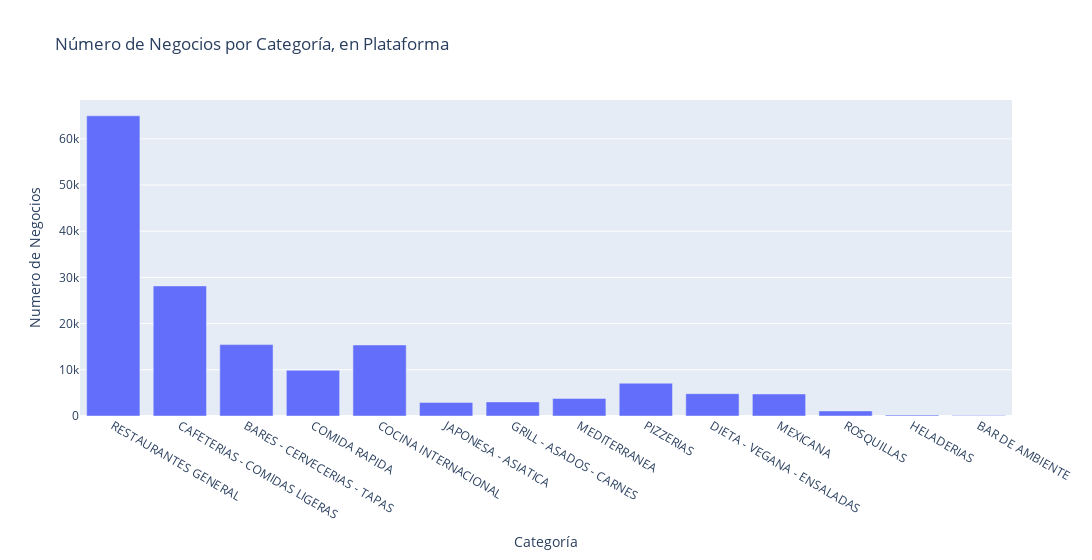

The notebook cell this image was saved under:
### Code cell
df_grafico = pd.DataFrame(data)

fig = px.bar(df_grafico, x='Categoría', y='Numero de Negocios',
             title='Número de Negocios por Categoría, en Plataforma ', width=1200)

fig.show()

### Figure 1 — Plotly figure (JSON) as saved in the notebook; plotly's stock layout.template omitted (floating-point values rounded to 4 significant figures)
{"data": [{"alignmentgroup": "True", "hovertemplate": "Categoría=%{x}<br>Numero de Negocios=%{y}<extra></extra>", "legendgroup": "", "marker": {"color": "#636efa", "pattern": {"shape": ""}}, "name": "", "offsetgroup": "", "orientation": "v", "showlegend": false, "textposition": "auto", "type": "bar", "x": ["RESTAURANTES GENERAL", "CAFETERIAS - COMIDAS LIGERAS", "BARES - CERVECERIAS - TAPAS", "COMIDA RAPIDA", "COCINA INTERNACIONAL", "JAPONESA - ASIATICA", "GRILL - ASADOS - CARNES", "MEDITERRANEA", "PIZZERIAS", "DIETA - VEGANA - ENSALADAS", "MEXICANA", "ROSQUILLAS", "HELADERIAS", "BAR DE AMBIENTE"], "xaxis": "x", "y": [64986, 28157, 15451, 9898, 15371, 2930, 3053, 3797, 7093, 4831, 4768, 1097, 197, 135], "yaxis": "y"}], "layout": {"barmode": "relative", "legend": {"tracegroupgap": 0}, "title": {"text": "Número de Negocios por Categoría, en Plataforma "}, "width": 1200, "xaxis": {"anchor": "y", "domain": [0, 1], "title": {"text": "Categoría"}}, "yaxis": {"anchor": "x", "domain": [0, 1], "title": {"text": "Numero de Negocios"}}}}
